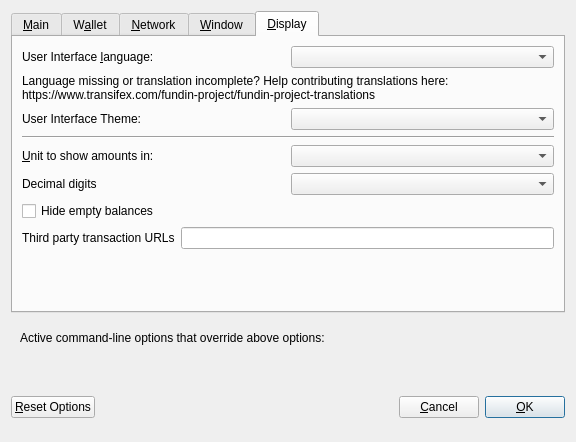
<?xml version="1.0" encoding="UTF-8"?>
<ui version="4.0">
 <class>OptionsDialog</class>
 <widget class="QDialog" name="OptionsDialog">
  <property name="geometry">
   <rect>
    <x>0</x>
    <y>0</y>
    <width>576</width>
    <height>442</height>
   </rect>
  </property>
  <property name="windowTitle">
   <string>Options</string>
  </property>
  <property name="modal">
   <bool>true</bool>
  </property>
  <layout class="QVBoxLayout" name="verticalLayout">
   <item>
    <widget class="QTabWidget" name="tabWidget">
     <property name="currentIndex">
      <number>4</number>
     </property>
     <widget class="QWidget" name="tabMain">
      <attribute name="title">
       <string>&amp;Main</string>
      </attribute>
      <layout class="QVBoxLayout" name="verticalLayout_Main">
       <item>
        <widget class="QCheckBox" name="bitcoinAtStartup">
         <property name="toolTip">
          <string>Automatically start Fundin after logging in to the system.</string>
         </property>
         <property name="text">
          <string>&amp;Start Fundin on system login</string>
         </property>
        </widget>
       </item>
       <item>
        <layout class="QHBoxLayout" name="horizontalLayout_2_Main">
         <item>
          <widget class="QLabel" name="databaseCacheLabel">
           <property name="text">
            <string>Size of &amp;database cache</string>
           </property>
           <property name="textFormat">
            <enum>Qt::PlainText</enum>
           </property>
           <property name="buddy">
            <cstring>databaseCache</cstring>
           </property>
          </widget>
         </item>
         <item>
          <widget class="QSpinBox" name="databaseCache"/>
         </item>
         <item>
          <widget class="QLabel" name="databaseCacheUnitLabel">
           <property name="text">
            <string>MB</string>
           </property>
           <property name="textFormat">
            <enum>Qt::PlainText</enum>
           </property>
          </widget>
         </item>
         <item>
          <spacer name="horizontalSpacer_2_Main">
           <property name="orientation">
            <enum>Qt::Horizontal</enum>
           </property>
           <property name="sizeHint" stdset="0">
            <size>
             <width>40</width>
             <height>20</height>
            </size>
           </property>
          </spacer>
         </item>
        </layout>
       </item>
       <item>
        <layout class="QHBoxLayout" name="horizontalLayout_3_Main">
         <item>
          <widget class="QLabel" name="threadsScriptVerifLabel">
           <property name="text">
            <string>Number of script &amp;verification threads</string>
           </property>
           <property name="textFormat">
            <enum>Qt::PlainText</enum>
           </property>
           <property name="buddy">
            <cstring>threadsScriptVerif</cstring>
           </property>
          </widget>
         </item>
         <item>
          <widget class="QSpinBox" name="threadsScriptVerif">
           <property name="toolTip">
            <string>(0 = auto, &lt;0 = leave that many cores free)</string>
           </property>
          </widget>
         </item>
         <item>
          <spacer name="horizontalSpacer_3_Main">
           <property name="orientation">
            <enum>Qt::Horizontal</enum>
           </property>
           <property name="sizeHint" stdset="0">
            <size>
             <width>40</width>
             <height>20</height>
            </size>
           </property>
          </spacer>
         </item>
        </layout>
       </item>
       <item>
        <spacer name="verticalSpacer_2">
         <property name="orientation">
          <enum>Qt::Vertical</enum>
         </property>
         <property name="sizeHint" stdset="0">
          <size>
           <width>20</width>
           <height>40</height>
          </size>
         </property>
        </spacer>
       </item>
       <item>
        <widget class="QCheckBox" name="checkBoxZeromintEnable">
         <property name="toolTip">
          <string>Enable automatic minting of Fundin units to zFDN</string>
         </property>
         <property name="layoutDirection">
          <enum>Qt::LeftToRight</enum>
         </property>
         <property name="text">
          <string>Enable zFDN Automint</string>
         </property>
        </widget>
       </item>
       <item>
        <layout class="QHBoxLayout" name="horizontalLayout_3">
         <item>
          <widget class="QLabel" name="percentage_label">
           <property name="toolTip">
            <string>Percentage of incoming FDN which get automatically converted to zFDN via Zerocoin Protocol (min: 10%)</string>
           </property>
           <property name="text">
            <string>Percentage of autominted zFDN</string>
           </property>
          </widget>
         </item>
         <item>
          <widget class="QSpinBox" name="zeromintPercentage">
           <property name="minimum">
            <number>10</number>
           </property>
           <property name="maximum">
            <number>100</number>
           </property>
          </widget>
         </item>
        </layout>
       </item>
       <item>
        <layout class="QHBoxLayout" name="horizontalLayout" stretch="0,0">
         <property name="sizeConstraint">
          <enum>QLayout::SetFixedSize</enum>
         </property>
         <item>
          <widget class="QLabel" name="labelPreferredDenom">
           <property name="maximumSize">
            <size>
             <width>16777215</width>
             <height>16777215</height>
            </size>
           </property>
           <property name="toolTip">
            <string>Wait with automatic conversion to Zerocoin until enough FDN for this denomination is available</string>
           </property>
           <property name="text">
            <string>Preferred Automint zFDN Denomination</string>
           </property>
          </widget>
         </item>
         <item>
          <widget class="QComboBox" name="preferredDenom">
           <property name="maximumSize">
            <size>
             <width>16777215</width>
             <height>27</height>
            </size>
           </property>
           <property name="toolTip">
            <string>Wait with automatic conversion to Zerocoin until enough FDN for this denomination is available</string>
           </property>
           <property name="maxVisibleItems">
            <number>9</number>
           </property>
           <property name="maxCount">
            <number>9</number>
           </property>
          </widget>
         </item>
        </layout>
       </item>
      </layout>
     </widget>
     <widget class="QWidget" name="tabWallet">
      <attribute name="title">
       <string>W&amp;allet</string>
      </attribute>
      <layout class="QVBoxLayout" name="verticalLayout_Wallet">
       <item>
        <layout class="QHBoxLayout" name="horizontalLayout_2_Wallet">
         <item>
          <widget class="QLabel" name="labelStakeSplitThresholdText">
           <property name="text">
            <string>Stake split threshold:</string>
           </property>
          </widget>
         </item>
         <item>
          <widget class="QSpinBox" name="spinBoxStakeSplitThreshold">
           <property name="minimum">
            <number>1</number>
           </property>
           <property name="maximum">
            <number>999999</number>
           </property>
          </widget>
         </item>
        </layout>
       </item>
       <item>
        <widget class="QGroupBox" name="groupBox">
         <property name="title">
          <string>Expert</string>
         </property>
         <layout class="QVBoxLayout" name="verticalLayout_2">
          <item>
           <widget class="QCheckBox" name="coinControlFeatures">
            <property name="toolTip">
             <string>Whether to show coin control features or not.</string>
            </property>
            <property name="text">
             <string>Enable coin &amp;control features</string>
            </property>
           </widget>
          </item>
          <item>
           <widget class="QCheckBox" name="showMasternodesTab">
            <property name="toolTip">
             <string>Show additional tab listing all your masternodes in first sub-tab&lt;br/&gt;and all masternodes on the network in second sub-tab.</string>
            </property>
            <property name="text">
             <string>Show Masternodes Tab</string>
            </property>
           </widget>
          </item>
          <item>
           <widget class="QCheckBox" name="spendZeroConfChange">
            <property name="toolTip">
             <string>If you disable the spending of unconfirmed change, the change from a transaction&lt;br/&gt;cannot be used until that transaction has at least one confirmation.&lt;br/&gt;This also affects how your balance is computed.</string>
            </property>
            <property name="text">
             <string>&amp;Spend unconfirmed change</string>
            </property>
           </widget>
          </item>
         </layout>
        </widget>
       </item>
       <item>
        <spacer name="verticalSpacer_Wallet">
         <property name="orientation">
          <enum>Qt::Vertical</enum>
         </property>
         <property name="sizeHint" stdset="0">
          <size>
           <width>20</width>
           <height>40</height>
          </size>
         </property>
        </spacer>
       </item>
      </layout>
     </widget>
     <widget class="QWidget" name="tabNetwork">
      <attribute name="title">
       <string>&amp;Network</string>
      </attribute>
      <layout class="QVBoxLayout" name="verticalLayout_Network">
       <item>
        <widget class="QCheckBox" name="mapPortUpnp">
         <property name="toolTip">
          <string>Automatically open the Fundin client port on the router. This only works when your router supports UPnP and it is enabled.</string>
         </property>
         <property name="text">
          <string>Map port using &amp;UPnP</string>
         </property>
        </widget>
       </item>
       <item>
        <widget class="QCheckBox" name="allowIncoming">
         <property name="toolTip">
          <string>Accept connections from outside</string>
         </property>
         <property name="text">
          <string>Allow incoming connections</string>
         </property>
        </widget>
       </item>
       <item>
        <widget class="QCheckBox" name="connectSocks">
         <property name="toolTip">
          <string>Connect to the Fundin network through a SOCKS5 proxy.</string>
         </property>
         <property name="text">
          <string>&amp;Connect through SOCKS5 proxy (default proxy):</string>
         </property>
        </widget>
       </item>
       <item>
        <layout class="QHBoxLayout" name="horizontalLayout_1_Network">
         <item>
          <widget class="QLabel" name="proxyIpLabel">
           <property name="text">
            <string>Proxy &amp;IP:</string>
           </property>
           <property name="textFormat">
            <enum>Qt::PlainText</enum>
           </property>
           <property name="buddy">
            <cstring>proxyIp</cstring>
           </property>
          </widget>
         </item>
         <item>
          <widget class="QValidatedLineEdit" name="proxyIp">
           <property name="minimumSize">
            <size>
             <width>140</width>
             <height>0</height>
            </size>
           </property>
           <property name="maximumSize">
            <size>
             <width>140</width>
             <height>16777215</height>
            </size>
           </property>
           <property name="toolTip">
            <string>IP address of the proxy (e.g. IPv4: 127.0.0.1 / IPv6: ::1)</string>
           </property>
          </widget>
         </item>
         <item>
          <widget class="QLabel" name="proxyPortLabel">
           <property name="text">
            <string>&amp;Port:</string>
           </property>
           <property name="textFormat">
            <enum>Qt::PlainText</enum>
           </property>
           <property name="buddy">
            <cstring>proxyPort</cstring>
           </property>
          </widget>
         </item>
         <item>
          <widget class="QLineEdit" name="proxyPort">
           <property name="minimumSize">
            <size>
             <width>75</width>
             <height>0</height>
            </size>
           </property>
           <property name="maximumSize">
            <size>
             <width>55</width>
             <height>16777215</height>
            </size>
           </property>
           <property name="toolTip">
            <string>Port of the proxy (e.g. 9050)</string>
           </property>
          </widget>
         </item>
         <item>
          <spacer name="horizontalSpacer_1_Network">
           <property name="orientation">
            <enum>Qt::Horizontal</enum>
           </property>
           <property name="sizeHint" stdset="0">
            <size>
             <width>40</width>
             <height>20</height>
            </size>
           </property>
          </spacer>
         </item>
        </layout>
       </item>
       <item>
        <spacer name="verticalSpacer_Network">
         <property name="orientation">
          <enum>Qt::Vertical</enum>
         </property>
         <property name="sizeHint" stdset="0">
          <size>
           <width>20</width>
           <height>40</height>
          </size>
         </property>
        </spacer>
       </item>
      </layout>
     </widget>
     <widget class="QWidget" name="tabWindow">
      <attribute name="title">
       <string>&amp;Window</string>
      </attribute>
      <layout class="QVBoxLayout" name="verticalLayout_Window">
       <item>
        <widget class="QCheckBox" name="minimizeToTray">
         <property name="toolTip">
          <string>Show only a tray icon after minimizing the window.</string>
         </property>
         <property name="text">
          <string>&amp;Minimize to the tray instead of the taskbar</string>
         </property>
        </widget>
       </item>
       <item>
        <widget class="QCheckBox" name="minimizeOnClose">
         <property name="toolTip">
          <string>Minimize instead of exit the application when the window is closed. When this option is enabled, the application will be closed only after selecting Quit in the menu.</string>
         </property>
         <property name="text">
          <string>M&amp;inimize on close</string>
         </property>
        </widget>
       </item>
       <item>
        <spacer name="verticalSpacer_Window">
         <property name="orientation">
          <enum>Qt::Vertical</enum>
         </property>
         <property name="sizeHint" stdset="0">
          <size>
           <width>20</width>
           <height>40</height>
          </size>
         </property>
        </spacer>
       </item>
      </layout>
     </widget>
     <widget class="QWidget" name="tabDisplay">
      <attribute name="title">
       <string>&amp;Display</string>
      </attribute>
      <layout class="QVBoxLayout" name="verticalLayout_Display">
       <item>
        <layout class="QHBoxLayout" name="horizontalLayout_1_Display">
         <item>
          <widget class="QLabel" name="langLabel">
           <property name="text">
            <string>User Interface &amp;language:</string>
           </property>
           <property name="textFormat">
            <enum>Qt::PlainText</enum>
           </property>
           <property name="buddy">
            <cstring>lang</cstring>
           </property>
          </widget>
         </item>
         <item>
          <widget class="QValueComboBox" name="lang">
           <property name="toolTip">
            <string>The user interface language can be set here. This setting will take effect after restarting Fundin.</string>
           </property>
          </widget>
         </item>
        </layout>
       </item>
       <item>
        <widget class="QLabel" name="label_3">
         <property name="toolTip">
          <string notr="true"/>
         </property>
         <property name="statusTip">
          <string notr="true"/>
         </property>
         <property name="whatsThis">
          <string notr="true"/>
         </property>
         <property name="accessibleName">
          <string notr="true"/>
         </property>
         <property name="text">
          <string>Language missing or translation incomplete? Help contributing translations here:
https://www.transifex.com/fundin-project/fundin-project-translations</string>
         </property>
         <property name="wordWrap">
          <bool>true</bool>
         </property>
         <property name="openExternalLinks">
          <bool>true</bool>
         </property>
         <property name="textInteractionFlags">
          <set>Qt::TextBrowserInteraction</set>
         </property>
        </widget>
       </item>
       <item>
        <layout class="QHBoxLayout" name="horizontalLayout_4_Display" stretch="0,0">
         <item>
          <widget class="QLabel" name="themeLabel">
           <property name="text">
            <string>User Interface Theme:</string>
           </property>
          </widget>
         </item>
         <item>
          <widget class="QValueComboBox" name="theme"/>
         </item>
        </layout>
       </item>
       <item>
        <widget class="Line" name="line">
         <property name="orientation">
          <enum>Qt::Horizontal</enum>
         </property>
        </widget>
       </item>
       <item>
        <layout class="QHBoxLayout" name="horizontalLayout_2_Display">
         <item>
          <widget class="QLabel" name="unitLabel">
           <property name="text">
            <string>&amp;Unit to show amounts in:</string>
           </property>
           <property name="textFormat">
            <enum>Qt::PlainText</enum>
           </property>
           <property name="buddy">
            <cstring>unit</cstring>
           </property>
          </widget>
         </item>
         <item>
          <widget class="QValueComboBox" name="unit">
           <property name="toolTip">
            <string>Choose the default subdivision unit to show in the interface and when sending coins.</string>
           </property>
          </widget>
         </item>
        </layout>
       </item>
       <item>
        <layout class="QHBoxLayout" name="horizontalLayout_5_Display">
         <item>
          <widget class="QLabel" name="digitsLabel">
           <property name="text">
            <string>Decimal digits</string>
           </property>
          </widget>
         </item>
         <item>
          <widget class="QValueComboBox" name="digits"/>
         </item>
        </layout>
       </item>
       <item>
        <widget class="QCheckBox" name="checkBoxHideZeroBalances">
         <property name="toolTip">
          <string>Hide empty balances</string>
         </property>
         <property name="layoutDirection">
          <enum>Qt::LeftToRight</enum>
         </property>
         <property name="text">
          <string>Hide empty balances</string>
         </property>
        </widget>
       </item>
       <item>
        <layout class="QHBoxLayout" name="horizontalLayout_3_Display">
         <item>
          <widget class="QLabel" name="thirdPartyTxUrlsLabel">
           <property name="toolTip">
            <string>Third party URLs (e.g. a block explorer) that appear in the transactions tab as context menu items. %s in the URL is replaced by transaction hash. Multiple URLs are separated by vertical bar |.</string>
           </property>
           <property name="text">
            <string>Third party transaction URLs</string>
           </property>
           <property name="buddy">
            <cstring>thirdPartyTxUrls</cstring>
           </property>
          </widget>
         </item>
         <item>
          <widget class="QLineEdit" name="thirdPartyTxUrls">
           <property name="toolTip">
            <string>Third party URLs (e.g. a block explorer) that appear in the transactions tab as context menu items. %s in the URL is replaced by transaction hash. Multiple URLs are separated by vertical bar |.</string>
           </property>
          </widget>
         </item>
        </layout>
       </item>
       <item>
        <spacer name="verticalSpacer">
         <property name="orientation">
          <enum>Qt::Vertical</enum>
         </property>
         <property name="sizeHint" stdset="0">
          <size>
           <width>20</width>
           <height>40</height>
          </size>
         </property>
        </spacer>
       </item>
      </layout>
     </widget>
    </widget>
   </item>
   <item>
    <widget class="QFrame" name="frame">
     <layout class="QVBoxLayout" name="verticalLayout_Bottom">
      <item>
       <layout class="QHBoxLayout" name="horizontalLayout_Bottom">
        <item>
         <widget class="QLabel" name="overriddenByCommandLineInfoLabel">
          <property name="text">
           <string>Active command-line options that override above options:</string>
          </property>
          <property name="textFormat">
           <enum>Qt::PlainText</enum>
          </property>
         </widget>
        </item>
        <item>
         <spacer name="horizontalSpacer_Bottom">
          <property name="orientation">
           <enum>Qt::Horizontal</enum>
          </property>
          <property name="sizeHint" stdset="0">
           <size>
            <width>40</width>
            <height>20</height>
           </size>
          </property>
         </spacer>
        </item>
       </layout>
      </item>
      <item>
       <widget class="QLabel" name="overriddenByCommandLineLabel">
        <property name="text">
         <string/>
        </property>
        <property name="textFormat">
         <enum>Qt::PlainText</enum>
        </property>
        <property name="wordWrap">
         <bool>true</bool>
        </property>
       </widget>
      </item>
     </layout>
    </widget>
   </item>
   <item>
    <layout class="QHBoxLayout" name="horizontalLayout_Buttons">
     <item>
      <widget class="QPushButton" name="resetButton">
       <property name="toolTip">
        <string>Reset all client options to default.</string>
       </property>
       <property name="text">
        <string>&amp;Reset Options</string>
       </property>
       <property name="autoDefault">
        <bool>false</bool>
       </property>
      </widget>
     </item>
     <item>
      <spacer name="horizontalSpacer_1">
       <property name="orientation">
        <enum>Qt::Horizontal</enum>
       </property>
       <property name="sizeHint" stdset="0">
        <size>
         <width>40</width>
         <height>48</height>
        </size>
       </property>
      </spacer>
     </item>
     <item>
      <widget class="QLabel" name="statusLabel">
       <property name="minimumSize">
        <size>
         <width>200</width>
         <height>0</height>
        </size>
       </property>
       <property name="font">
        <font>
         <weight>75</weight>
         <bold>true</bold>
        </font>
       </property>
       <property name="text">
        <string/>
       </property>
       <property name="textFormat">
        <enum>Qt::PlainText</enum>
       </property>
       <property name="wordWrap">
        <bool>true</bool>
       </property>
      </widget>
     </item>
     <item>
      <spacer name="horizontalSpacer_2">
       <property name="orientation">
        <enum>Qt::Horizontal</enum>
       </property>
       <property name="sizeHint" stdset="0">
        <size>
         <width>40</width>
         <height>48</height>
        </size>
       </property>
      </spacer>
     </item>
     <item>
      <widget class="QPushButton" name="cancelButton">
       <property name="text">
        <string>&amp;Cancel</string>
       </property>
       <property name="autoDefault">
        <bool>false</bool>
       </property>
      </widget>
     </item>
     <item>
      <widget class="QPushButton" name="okButton">
       <property name="text">
        <string>&amp;OK</string>
       </property>
       <property name="autoDefault">
        <bool>false</bool>
       </property>
       <property name="default">
        <bool>true</bool>
       </property>
      </widget>
     </item>
    </layout>
   </item>
  </layout>
 </widget>
 <customwidgets>
  <customwidget>
   <class>QValidatedLineEdit</class>
   <extends>QLineEdit</extends>
   <header>qvalidatedlineedit.h</header>
  </customwidget>
  <customwidget>
   <class>QValueComboBox</class>
   <extends>QComboBox</extends>
   <header>qvaluecombobox.h</header>
  </customwidget>
 </customwidgets>
 <resources/>
 <connections/>
</ui>
